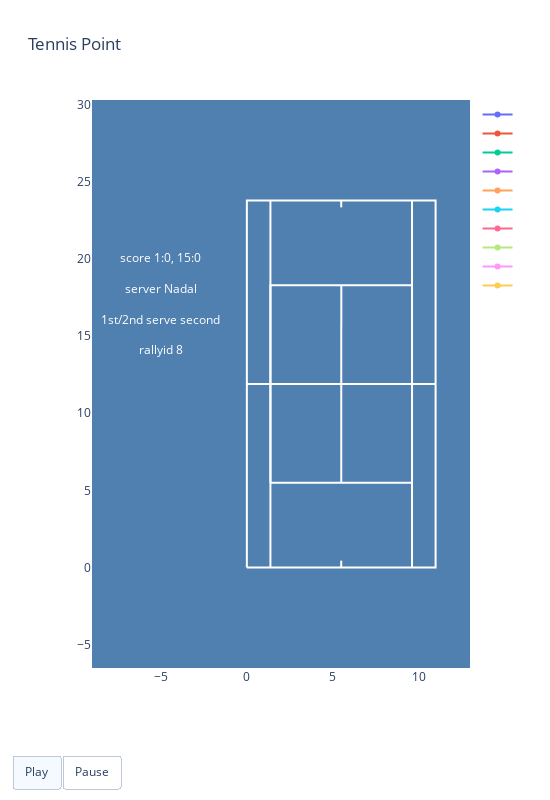

Here is the notebook cell this chart was saved with:
### Code cell
fig.show()

### Figure 1 — Plotly figure (JSON) as saved in the notebook; plotly's stock layout.template omitted (floating-point values rounded to 4 significant figures)
{"data": [{"name": "", "type": "scatter", "x": [-10], "y": [-10]}, {"name": "", "type": "scatter", "x": [-10], "y": [-10]}, {"name": "", "type": "scatter", "x": [-10], "y": [-10]}, {"name": "", "type": "scatter", "x": [-10], "y": [-10]}, {"name": "", "type": "scatter", "x": [-10], "y": [-10]}, {"name": "", "type": "scatter", "x": [-10], "y": [-10]}, {"name": "", "type": "scatter", "x": [-10], "y": [-10]}, {"name": "", "type": "scatter", "x": [-10], "y": [-10]}, {"name": "", "type": "scatter", "x": [-10], "y": [-10]}, {"name": "", "type": "scatter", "x": [-10], "y": [-10]}, {"line": {"color": "white", "width": 2}, "mode": "lines", "name": "", "type": "scatter", "x": [10.97, 0], "y": [11.89, 11.89]}, {"line": {"color": "white", "width": 2}, "mode": "lines", "name": "", "type": "scatter", "x": [0, 0, 10.97, 10.97, 0], "y": [0, 23.78, 23.78, 0, 0]}, {"line": {"color": "white", "width": 2}, "mode": "lines", "name": "", "type": "scatter", "x": [5.485, 5.49], "y": [5.485, 18.29]}, {"line": {"color": "white", "width": 2}, "mode": "lines", "name": "", "type": "scatter", "x": [5.485, 5.485], "y": [0, 0.45]}, {"line": {"color": "white", "width": 2}, "mode": "lines", "name": "", "type": "scatter", "x": [5.485, 5.485], "y": [23.78, 23.33]}, {"line": {"color": "white", "width": 2}, "mode": "lines", "name": "", "type": "scatter", "x": [1.37, 1.37], "y": [0, 23.78]}, {"line": {"color": "white", "width": 2}, "mode": "lines", "name": "", "type": "scatter", "x": [9.6, 9.6], "y": [0, 23.78]}, {"line": {"color": "white", "width": 2}, "mode": "lines", "name": "", "type": "scatter", "x": [1.37, 1.37, 9.6, 9.6, 1.37], "y": [5.5, 18.29, 18.29, 5.5, 5.5]}, {"mode": "text", "name": "", "text": "score 1:0, 15:0", "textfont": {"color": "white", "size": 12}, "type": "scatter", "x": [-5], "y": [20]}, {"mode": "text", "name": "", "text": "1st/2nd serve second", "textfont": {"color": "white", "size": 12}, "type": "scatter", "x": [-5], "y": [16]}, {"mode": "text", "name": "", "text": "server Nadal", "textfont": {"color": "white", "size": 12}, "type": "scatter", "x": [-5], "y": [18]}, {"mode": "text", "name": "", "text": "rallyid 8", "textfont": {"color": "white", "size": 12}, "type": "scatter", "x": [-5], "y": [14]}], "layout": {"height": 800, "plot_bgcolor": "#5080B0", "title": {"text": "Tennis Point"}, "updatemenus": [{"buttons": [{"args": [null, {"frame": {"duration": 100, "redraw": true}, "fromcurrent": true, "transition": {"duration": 300, "easing": "quadratic-in-out"}}], "label": "Play", "method": "animate"}, {"args": [[null], {"frame": {"duration": 0, "redraw": true}, "mode": "immediate", "transition": {"duration": 0}}], "label": "Pause", "method": "animate"}], "direction": "left", "pad": {"r": 10, "t": 87}, "showactive": true, "type": "buttons", "x": 0.1, "xanchor": "right", "y": 0, "yanchor": "top"}], "width": 550, "xaxis": {"autorange": false, "range": [-9, 12.97], "showgrid": false, "zeroline": false}, "yaxis": {"autorange": false, "range": [-6.5, 30.28], "showgrid": false, "zeroline": false}}}
